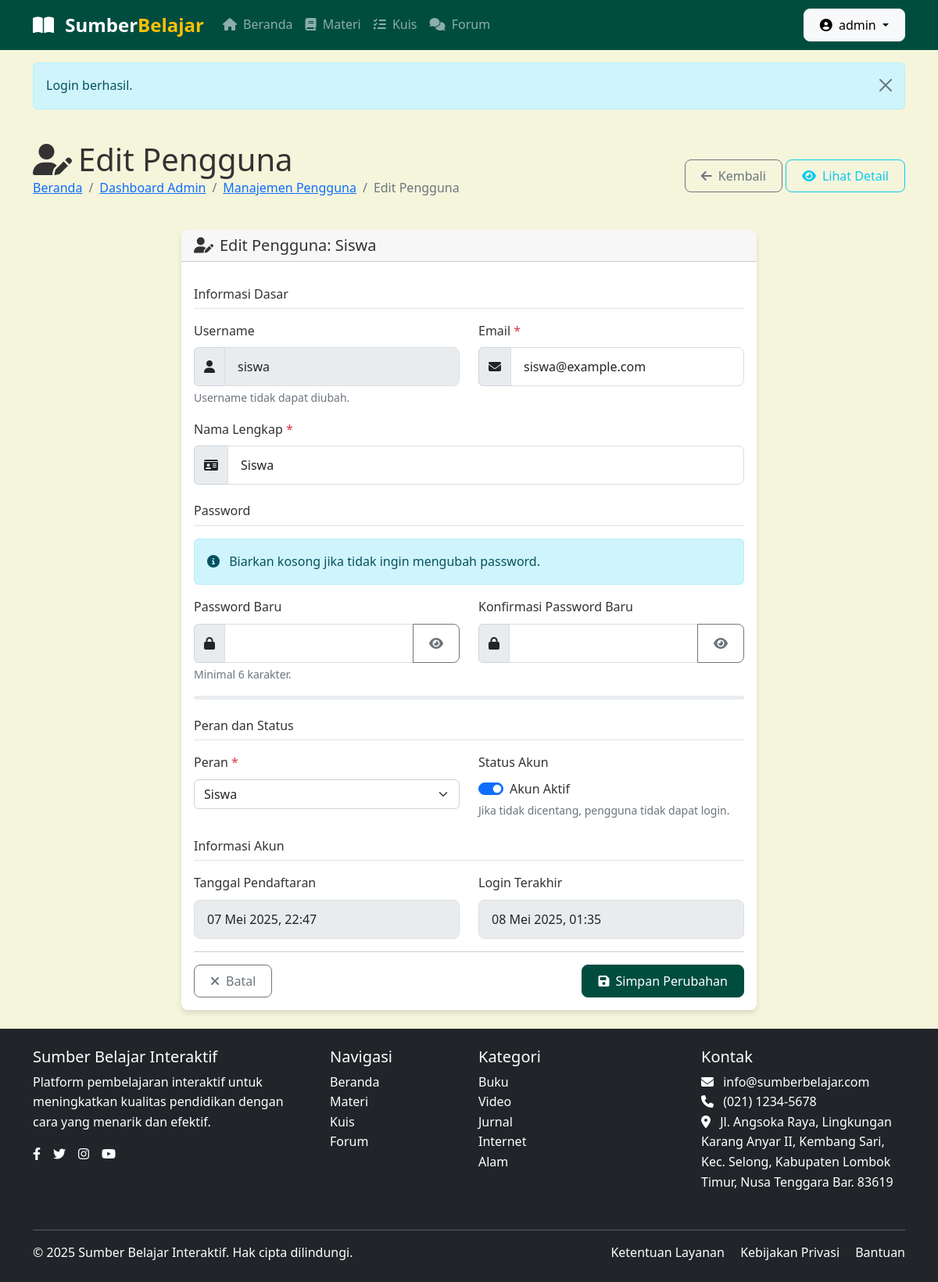
Page /admin/users/edit.php?id=4 (signed in) on the committed database.
### tables this page shows
CREATE TABLE users (id INTEGER PRIMARY KEY AUTOINCREMENT, username TEXT NOT NULL UNIQUE, password TEXT NOT NULL, email TEXT NOT NULL UNIQUE, full_name TEXT NOT NULL, role TEXT NOT NULL CHECK(role IN ('admin', 'teacher', 'student')), created_at TIMESTAMP DEFAULT CURRENT_TIMESTAMP, updated_at TIMESTAMP DEFAULT CURRENT_TIMESTAMP, is_active INTEGER DEFAULT 1, activation_code TEXT, last_login TIMESTAMP);

### config/database.php (called while the page is built, shortened)
<?php
$db_path = __DIR__ . '/../db/sumber_belajar.sqlite';
$conn = new SQLite3($db_path);
function execute_query($sql, $params = [], $types = "") {
    global $conn;
    try {
        $stmt = $conn->prepare($sql);
        if (!empty($params)) {
            foreach ($params as $i => $param) {
                $index = $i + 1;
                if (is_int($param)) {
                    $stmt->bindValue($index, $param, SQLITE3_INTEGER);
                } elseif (is_float($param)) {
                    $stmt->bindValue($index, $param, SQLITE3_FLOAT);
                } elseif (is_null($param)) {
                    $stmt->bindValue($index, null, SQLITE3_NULL);
                } else {
                    $stmt->bindValue($index, $param, SQLITE3_TEXT);
                }
            }
        }
        $result = $stmt->execute();
        return ['stmt' => $stmt, 'result' => $result];
    } catch (Exception $e) {
        error_log("Database error: " . $e->getMessage());
        return false;
    }
}
function get_record($sql, $params = [], $types = "") {
    $query = execute_query($sql, $params, $types);
    $row = $query['result']->fetchArray(SQLITE3_ASSOC);
    return $row === false ? null : $row;
}

### includes/functions.php (called while the page is built, shortened)
<?php
function format_date($date, $include_time = true) {
    $date_obj = new DateTime($date);
    $format = $include_time ? 'd F Y, H:i' : 'd F Y';
    $months = [
        'January' => 'Januari',
        'February' => 'Februari',
        'March' => 'Maret',
        'April' => 'April',
        'May' => 'Mei',
        'June' => 'Juni',
        'July' => 'Juli',
        'August' => 'Agustus',
        'September' => 'September',
        'October' => 'Oktober',
        'November' => 'November',
        'December' => 'Desember'
    ];
    $formatted = $date_obj->format($format);
    foreach ($months as $en => $id) {
        $formatted = str_replace($en, $id, $formatted);
    }
    return $formatted;
}
?>

### admin/users/edit.php (the view, shortened to what this page needs)
<?php
require_once '../../config/database.php';
require_once '../../includes/functions.php';
$user_id = (int)$_GET['id'];
$user = get_record("SELECT * FROM users WHERE id = ?", [$user_id], "i");
?>
<!DOCTYPE html>
<html lang="id">
<head>
    <link href="https://cdn.jsdelivr.net/npm/bootstrap@5.2.3/dist/css/bootstrap.min.css" rel="stylesheet">
    <link rel="stylesheet" href="https://cdnjs.cloudflare.com/ajax/libs/font-awesome/6.2.0/css/all.min.css">
    <link rel="stylesheet" href="../../assets/css/style.css">
</head>
<body>
<?php include '../../includes/header.php'; ?>
<main class="container py-4">
    <div class="d-flex justify-content-between align-items-center mb-4">
        <div>
            <h1 class="mb-0">
                <i class="fas fa-user-edit me-2"></i>Edit Pengguna
            </h1>
            <nav aria-label="breadcrumb">
                <ol class="breadcrumb">
                    <li class="breadcrumb-item"><a href="../../index.php">Beranda</a></li>
                    <li class="breadcrumb-item"><a href="../../dashboard/admin.php">Dashboard Admin</a></li>
                    <li class="breadcrumb-item"><a href="index.php">Manajemen Pengguna</a></li>
                    <li class="breadcrumb-item active" aria-current="page">Edit Pengguna</li>
                </ol>
            </nav>
        </div>
        <div>
            <a href="index.php" class="btn btn-outline-secondary">
                <i class="fas fa-arrow-left me-2"></i>Kembali
            </a>
            <a href="view.php?id=<?= $user_id ?>" class="btn btn-outline-info">
                <i class="fas fa-eye me-2"></i>Lihat Detail
            </a>
        </div>
    </div>
    <div class="row">
        <div class="col-md-8 mx-auto">
            <div class="card">
                <div class="card-header">
                    <h5 class="mb-0">
                        <i class="fas fa-user-edit me-2"></i>Edit Pengguna: <?= htmlspecialchars($user['full_name']) ?>
                    </h5>
                </div>
                <div class="card-body">
                    <form action="edit.php?id=<?= $user_id ?>" method="POST">
                        <h6 class="mt-3 mb-3 border-bottom pb-2">Informasi Dasar</h6>
                        <div class="row mb-3">
                            <div class="col-md-6">
                                <label for="username" class="form-label">Username</label>
                                <div class="input-group">
                                    <span class="input-group-text"><i class="fas fa-user"></i></span>
                                    <input type="text" class="form-control" id="username" value="<?= htmlspecialchars($user['username']) ?>" disabled>
                                </div>
                                <div class="form-text">Username tidak dapat diubah.</div>
                            </div>
                            <div class="col-md-6">
                                <label for="email" class="form-label">Email <span class="text-danger">*</span></label>
                                <div class="input-group">
                                    <span class="input-group-text"><i class="fas fa-envelope"></i></span>
                                    <input type="email" class="form-control" id="email" name="email" value="<?= htmlspecialchars($user['email']) ?>" required>
                                </div>
                            </div>
                        </div>
                        <div class="mb-3">
                            <label for="full_name" class="form-label">Nama Lengkap <span class="text-danger">*</span></label>
                            <div class="input-group">
                                <span class="input-group-text"><i class="fas fa-id-card"></i></span>
                                <input type="text" class="form-control" id="full_name" name="full_name" value="<?= htmlspecialchars($user['full_name']) ?>" required>
                            </div>
                        </div>
                        <h6 class="mt-4 mb-3 border-bottom pb-2">Password</h6>
                        <div class="alert alert-info">
                            <i class="fas fa-info-circle me-2"></i>
                            Biarkan kosong jika tidak ingin mengubah password.
                        </div>
                        <div class="row mb-3">
                            <div class="col-md-6">
                                <label for="password" class="form-label">Password Baru</label>
                                <div class="input-group">
                                    <span class="input-group-text"><i class="fas fa-lock"></i></span>
                                    <input type="password" class="form-control" id="password" name="password">
                                    <button class="btn btn-outline-secondary toggle-password" type="button" data-target="password">
                                        <i class="fas fa-eye"></i>
                                    </button>
                                </div>
                                <div class="form-text">Minimal 6 karakter.</div>
                            </div>
                            <div class="col-md-6">
                                <label for="confirm_password" class="form-label">Konfirmasi Password Baru</label>
                                <div class="input-group">
                                    <span class="input-group-text"><i class="fas fa-lock"></i></span>
                                    <input type="password" class="form-control" id="confirm_password" name="confirm_password">
                                    <button class="btn btn-outline-secondary toggle-password" type="button" data-target="confirm_password">
                                        <i class="fas fa-eye"></i>
                                    </button>
                                </div>
                            </div>
                        </div>
                        <div class="mb-3">
                            <div class="password-strength-meter">
                            </div>
                        </div>
                        <h6 class="mt-4 mb-3 border-bottom pb-2">Peran dan Status</h6>
                        <div class="row mb-3">
                            <div class="col-md-6">
                                <label for="role" class="form-label">Peran <span class="text-danger">*</span></label>
                                <select class="form-select" id="role" name="role" required <?= $user_id === $_SESSION['user_id'] ? 'disabled' : '' ?>>
                                    <option value="student" <?= $user['role'] === 'student' ? 'selected' : '' ?>>Siswa</option>
                                </select>
                            </div>
                            <div class="col-md-6">
                                <label class="form-label">Status Akun</label>
                                <div class="form-check form-switch">
                                    <input class="form-check-input" type="checkbox" id="is_active" name="is_active" <?= $user['is_active'] ? 'checked' : '' ?> <?= $user_id === $_SESSION['user_id'] ? 'disabled' : '' ?>>
                                    <label class="form-check-label" for="is_active">Akun Aktif</label>
                                </div>
                                <?php if ($user_id === $_SESSION['user_id']): ?>
                                    <div class="form-text">Anda tidak dapat menonaktifkan akun Anda sendiri.</div>
                                    <input type="hidden" name="is_active" value="1">
                                <?php else: ?>
                                    <div class="form-text">Jika tidak dicentang, pengguna tidak dapat login.</div>
                                <?php endif; ?>
                            </div>
                        </div>
                        <h6 class="mt-4 mb-3 border-bottom pb-2">Informasi Akun</h6>
                        <div class="row mb-3">
                            <div class="col-md-6">
                                <label class="form-label">Tanggal Pendaftaran</label>
                                <input type="text" class="form-control" value="<?= format_date($user['created_at'], true) ?>" disabled>
                            </div>
                            <div class="col-md-6">
                                <label class="form-label">Login Terakhir</label>
                                <input type="text" class="form-control" value="<?= $user['last_login'] ? format_date($user['last_login'], true) : 'Belum pernah login' ?>" disabled>
                            </div>
                        </div>
                        <hr>
                        <div class="d-flex justify-content-between">
                            <a href="index.php" class="btn btn-outline-secondary">
                                <i class="fas fa-times me-2"></i>Batal
                            </a>
                            <button type="submit" class="btn btn-primary">
                                <i class="fas fa-save me-2"></i>Simpan Perubahan
                            </button>
                        </div>
                    </form>
                </div>
            </div>
        </div>
    </div>
</main>
<?php include '../../includes/footer.php'; ?>
</body>
</html>

### assets/css/style.css (style rules this page uses)
:root { --primary-color: #004D40; --secondary-color: #FFC107; --warning-color: #FF9800; --danger-color: #e74c3c; --info-color: #2196F3; --light-color: #F5F5DC; --dark-color: #004D40; --text-color: #333333; --link-color: #006064; --hover-color: #FFDAB9; --border-radius: 0.5rem; }
body { font-family: 'Segoe UI', Tahoma, Geneva, Verdana, sans-serif; color: var(--text-color); line-height: 1.6; background-color: var(--light-color); }
.card { border-radius: var(--border-radius); box-shadow: 0 4px 6px rgba(0, 0, 0, 0.1); transition: transform 0.3s ease, box-shadow 0.3s ease; border: none; overflow: hidden; }
.btn { border-radius: var(--border-radius); font-weight: 500; padding: 0.5rem 1.25rem; transition: all 0.3s ease; }
.btn-primary { background-color: var(--primary-color); border-color: var(--primary-color); }
.form-control { border-radius: var(--border-radius); padding: 0.75rem 1rem; border: 1px solid #ddd; transition: border-color 0.3s ease, box-shadow 0.3s ease; }
.form-label { font-weight: 500; margin-bottom: 0.5rem; }
.password-strength-meter { height: 5px; width: 100%; background-color: #ddd; margin-top: 5px; border-radius: 3px; overflow: hidden; }

### admin/users/edit.php (style rules this page uses)
.password-strength-meter { height: 5px; background-color: #e9ecef; margin-top: 5px; border-radius: 5px; overflow: hidden; }

### rows in the picture
users: full_name "Siswa", username "siswa", email "siswa@example.com", role "Siswa", is_active "☑", created_at "07 Mei 2025, 22:47", last_login "08 Mei 2025, 01:35"

### other values in the picture
$_SESSION['username'] "admin"
$_SESSION['flash_message'] "Login berhasil."
